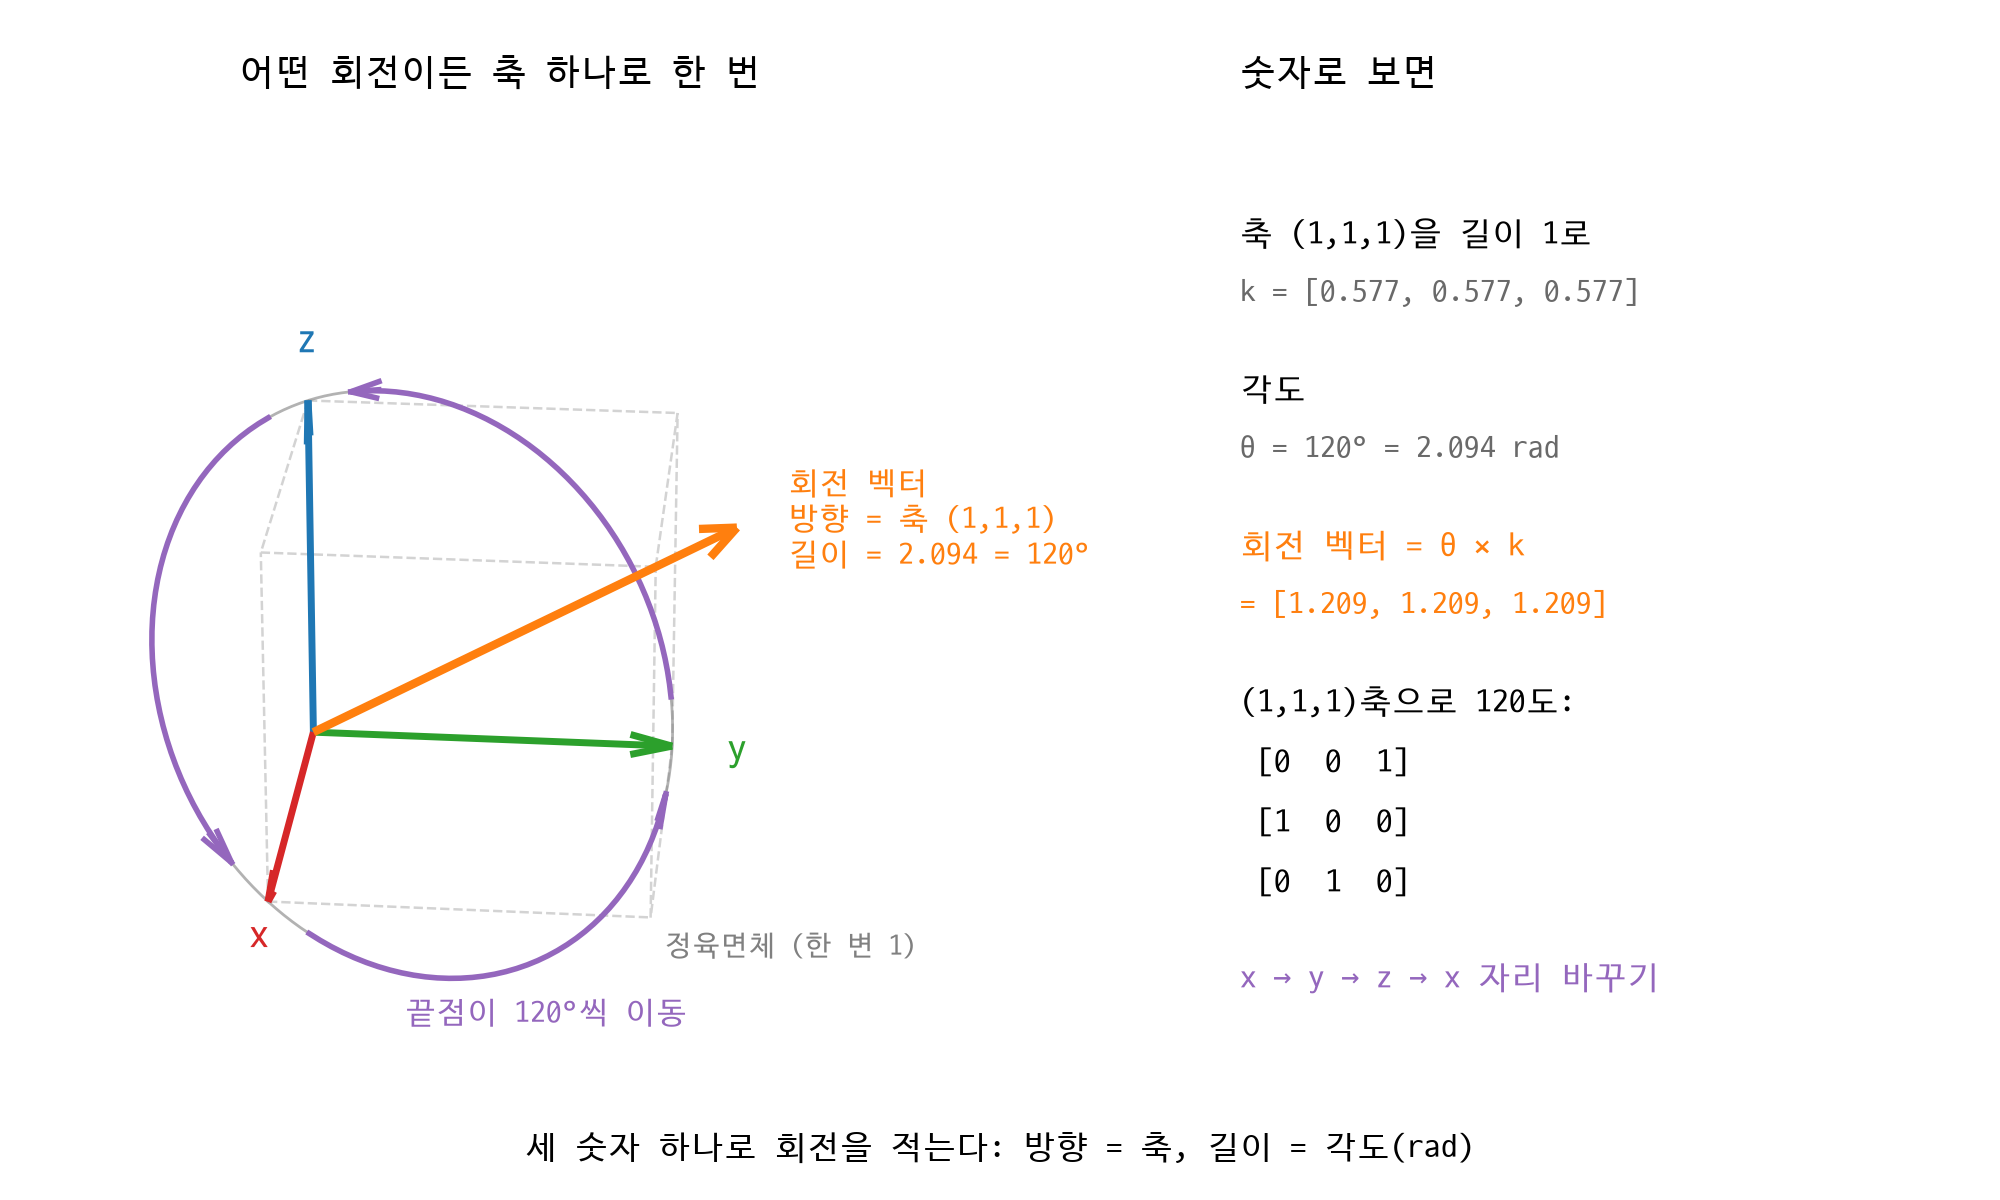

The Python source for this figure:
import matplotlib.pyplot as plt
import numpy as np

# plt.rcParams["font.family"] = "AppleGothic"
plt.rcParams["font.family"] = "D2Coding"
plt.rcParams["axes.unicode_minus"] = False


# b12_rodrigues.py의 축각_행렬과 같은 식
def 축각_행렬(축, 각도_도):
    k = 축 / np.linalg.norm(축)
    라디안 = np.deg2rad(각도_도)
    K = np.array([[0, -k[2], k[1]],
                  [k[2], 0, -k[0]],
                  [-k[1], k[0], 0]])        # K @ v == np.cross(k, v)
    return np.eye(3) + np.sin(라디안) * K + (1 - np.cos(라디안)) * (K @ K)


def 글(v):                                   # [0. 1. 0.] → "[0, 1, 0]"
    return "[" + ", ".join(f"{x:g}" for x in (np.round(v, 3) + 0.0).tolist()) + "]"


축 = np.array([1.0, 1.0, 1.0])               # 정육면체의 대각선 방향
k = 축 / np.linalg.norm(축)
R = 축각_행렬(축, 120)
회전벡터 = k * np.deg2rad(120)                # 방향 = 축, 길이 = 각도(라디안)
단위들 = [("x", np.eye(3)[0], "tab:red"), ("y", np.eye(3)[1], "tab:green"), ("z", np.eye(3)[2], "tab:blue")]

# 확인: x → y → z → x, 세 끝점이 축에서 같은 거리
for (이름, v, _), (다음, w, _) in zip(단위들, 단위들[1:] + 단위들[:1]):
    print(f"R @ {이름} = {글(R @ v)} → {다음}와 같은가? {np.allclose(R @ v, w)}")
거리들 = [np.linalg.norm(v - (v @ k) * k) for _, v, _ in 단위들]
print("축에서 끝점까지 거리:", np.round(거리들, 3).tolist())
print("(1,1,1)축으로 120도:\n", np.round(R, 3) + 0.0)
print("회전 벡터:", 글(회전벡터), "/ 길이:", round(float(np.linalg.norm(회전벡터)), 3), "rad =",
      round(float(np.rad2deg(np.linalg.norm(회전벡터))), 3), "도")

그림 = plt.figure(figsize=(10, 6))
칸 = 그림.add_axes([-0.06, 0.08, 0.6, 0.8], projection="3d")

# 정육면체(흐리게, 한 변 1): 좌표 하나만 다른 꼭짓점 쌍이 모서리
꼭짓점 = np.array([[a, b, c] for a in (0, 1) for b in (0, 1) for c in (0, 1)], dtype=float)
for i in range(8):
    for j in range(i + 1, 8):
        if np.sum(np.abs(꼭짓점[i] - 꼭짓점[j])) == 1:
            칸.plot(*zip(꼭짓점[i], 꼭짓점[j]), color="lightgray", linewidth=0.9, linestyle="--")
칸.text(1.0, 1.0, -0.04, " 정육면체 (한 변 1)", color="gray", fontsize=10, ha="left", va="top")

# 세 끝점이 도는 원: x 끝점을 축 둘레로 0~360도
원 = np.array([축각_행렬(축, a) @ np.eye(3)[0] for a in np.linspace(0, 360, 181)])
칸.plot(*원.T, color="gray", linewidth=1, alpha=0.6)

# 각 끝점이 다음 끝점으로 120도: 호(끝점 가까이는 비움) + 일정한 크기의 화살촉
for 이름, v, 색 in 단위들:
    점들 = np.array([축각_행렬(축, a) @ v for a in np.linspace(10, 110, 40)])
    칸.plot(*점들.T, color="tab:purple", linewidth=2)
    방향 = (점들[-1] - 점들[-2]) / np.linalg.norm(점들[-1] - 점들[-2]) * 0.1
    칸.quiver(*(점들[-1] - 방향), *방향, color="tab:purple", linewidth=2, arrow_length_ratio=1.0)
가운데 = 축각_행렬(축, 60) @ np.eye(3)[0]     # x→y 호의 가운데
칸.text(*(가운데 + 0.12 * (가운데 - k / np.sqrt(3))), "끝점이 120°씩 이동", color="tab:purple",
        fontsize=11, ha="center", va="top")

# x, y, z 단위 벡터
for 이름, v, 색 in 단위들:
    칸.quiver(0, 0, 0, *v, color=색, linewidth=2.5, arrow_length_ratio=0.12)
    칸.text(*(v * 1.18), 이름, color=색, fontsize=14, ha="center", va="center")

# 회전 벡터 = 축 방향, 길이 2.094(rad)
칸.quiver(0, 0, 0, *회전벡터, color="tab:orange", linewidth=3, arrow_length_ratio=0.07)
칸.text(*(회전벡터 * 1.04), "  회전 벡터\n  방향 = 축 (1,1,1)\n  길이 = 2.094 = 120°",
        color="tab:orange", fontsize=11, ha="left", va="center")
칸.set(xlim=(-0.2, 1.3), ylim=(-0.2, 1.3), zlim=(-0.1, 1.4))
칸.set_box_aspect((1, 1, 1))
칸.view_init(elev=25, azim=5)              # 대각선에서 36도 비껴 본다: 원점이 원 안쪽, 세 끝점이 갈라진다
칸.set_axis_off()

# 오른쪽: 슬라이드 숫자
줄들 = [("축 (1,1,1)을 길이 1로", "black", 12), (f"k = {글(k)}", "dimgray", 11), None,
       ("각도", "black", 12), ("θ = 120° = 2.094 rad", "dimgray", 11), None,
       ("회전 벡터 = θ × k", "tab:orange", 12), (f"= {글(회전벡터)}", "tab:orange", 11), None,
       ("(1,1,1)축으로 120도:", "black", 12)]
줄들 += [(" [" + "  ".join(f"{x:g}" for x in (np.round(행, 3) + 0.0).tolist()) + "]", "black", 12) for 행 in R]
줄들 += [None, ("x → y → z → x 자리 바꾸기", "tab:purple", 12)]
y = 0.82
for 줄 in 줄들:
    if 줄 is None:
        y -= 0.03
        continue
    그림.text(0.62, y, 줄[0], color=줄[1], fontsize=줄[2], ha="left", va="top")
    y -= 0.05
그림.text(0.25, 0.93, "어떤 회전이든 축 하나로 한 번", ha="center", fontsize=13)
그림.text(0.62, 0.93, "숫자로 보면", ha="left", fontsize=13)
그림.text(0.5, 0.035, "세 숫자 하나로 회전을 적는다: 방향 = 축, 길이 = 각도(rad)", ha="center", fontsize=12)
그림.savefig("s63_rotation_vector.png", dpi=200)
print("저장: s63_rotation_vector.png")
